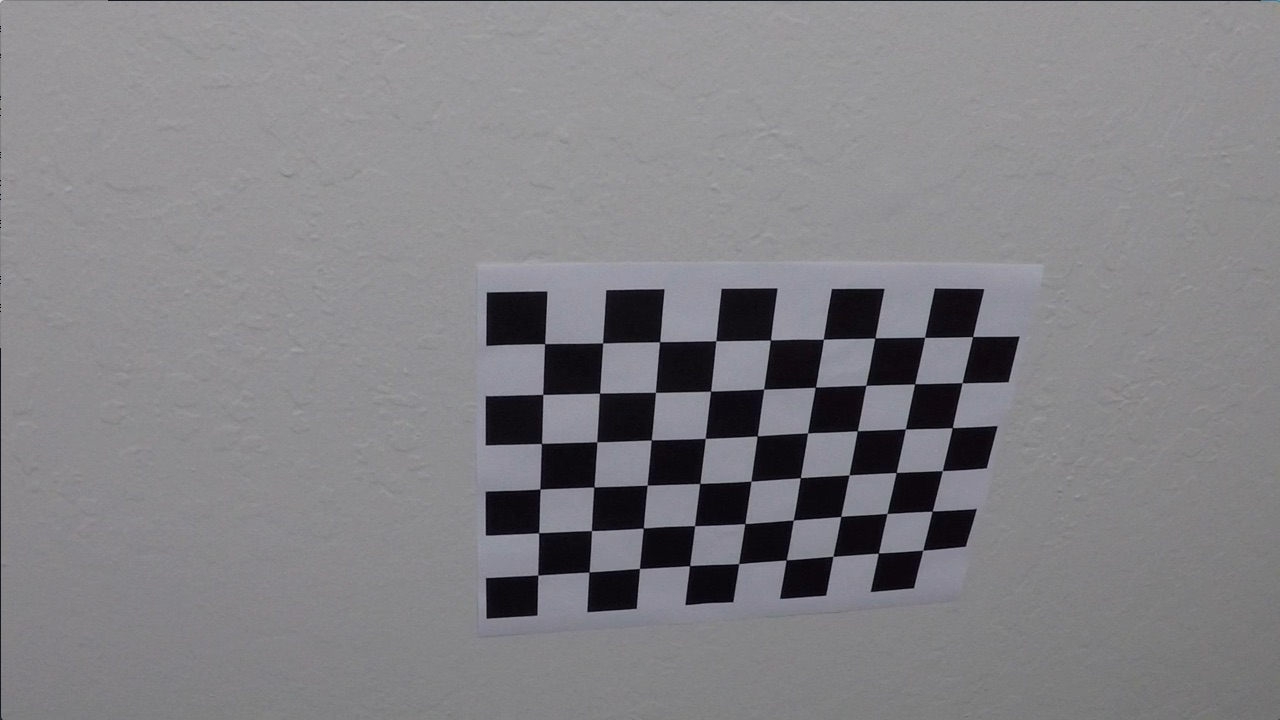
#> input picture Zadatak/camera_cal/calibration10.jpg, 1280 x 720 px; its folder holds only this picture in this run
$ python steps_demo.py   (older library calls are emulated)
#> lines starting #> are read from the running program, lines starting #| are printed output that depends on the picture; after the words box and inside, x2 and y2 are one past the last pixel; in counts of white or black regions, pixels touching at a corner belong together
### Zadatak/lane_pipeline.py
import os
import numpy as np
import cv2

BASE_DIR = os.path.dirname(os.path.abspath(__file__))

REF_SIZE = (1280, 720)

calibration = np.load(os.path.join(BASE_DIR, 'camera_cal', 'calib.npz'))
#> (reads Zadatak/camera_cal/calib.npz from the repository)
#> further down, img is the input picture: shape (720, 1280, 3); mean B, G, R 133.1, 129.4, 130.2
mtx = calibration['mtx']
dist = calibration['dist']


def undistort(img):
    h, w = img.shape[:2]
#> h = 720; w = 1280
    scale = np.array([[w / float(REF_SIZE[0]), 0, 0],
                      [0, h / float(REF_SIZE[1]), 0],
                      [0, 0, 1]])
#> scale = [[1, 0, 0], [0, 1, 0], [0, 0, 1]]
    K = scale @ mtx
    return cv2.undistort(img, K, dist, None, K)
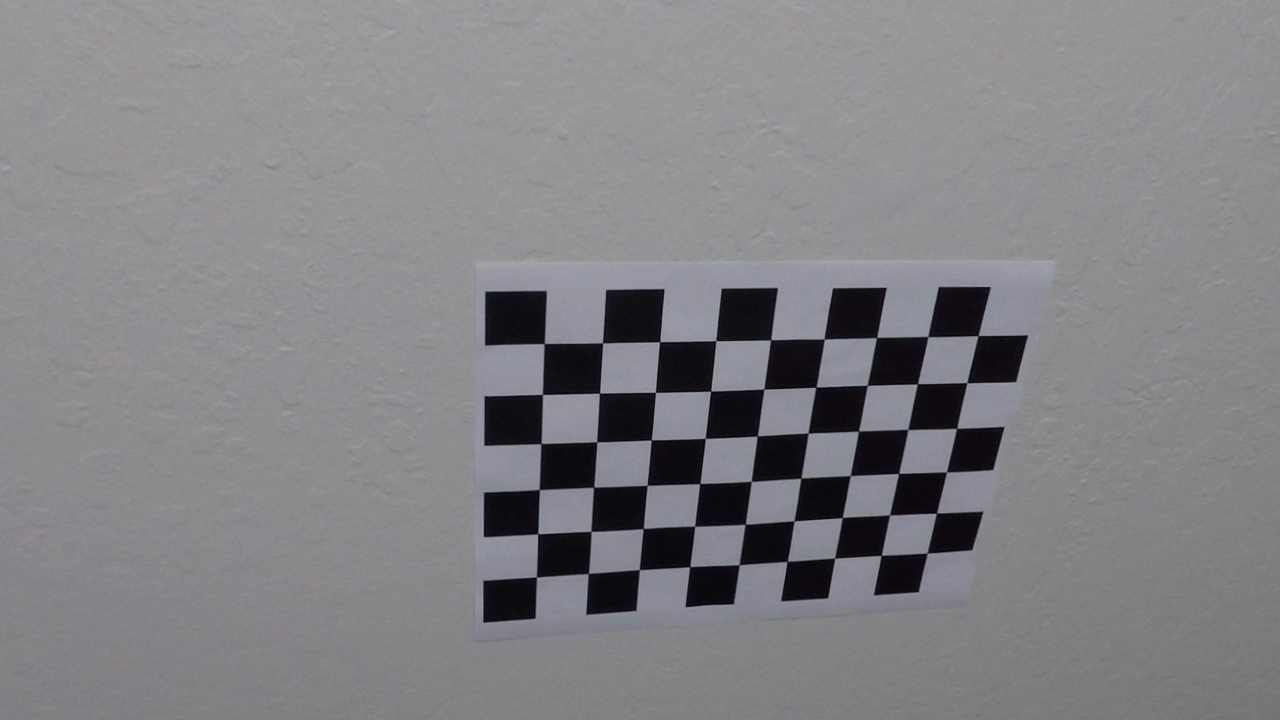
#> returned value: shape (720, 1280, 3); mean of channels 0, 1, 2 133.4, 129.6, 130.5; drawn as B, G, R


# [20 lines left out: functions sobel_x_binary, threshold_binary, not called in this run]


SRC_REF = np.float32([[578, 460], [203, 720], [1127, 720], [704, 460]])
DST_REL = np.float32([[0.25, 0.0], [0.25, 1.0], [0.75, 1.0], [0.75, 0.0]])


# [11 lines left out: functions get_points, warper, not called in this run]


NWINDOWS = 9
MARGIN = 100
MINPIX = 50


# [62 lines left out: functions find_lane_lines, draw_search, not called in this run]


LANE_WIDTH_M = 3.7
LANE_WIDTH_PX = 620.0
ROAD_LENGTH_M = 30.0
MIN_LANE_WIDTH = 0.39
MAX_LANE_WIDTH = 0.59


# [36 lines left out: functions meters_per_pixel, curvature_radius, vehicle_offset, draw_lane, not called in this run]


def put_text(img, lines):
    for i, text in enumerate(lines):
        cv2.putText(img, text, (30, 50 + i * 45), cv2.FONT_HERSHEY_SIMPLEX, 1.1, (255, 255, 255), 2)


# [44 lines left out: functions detect_lane, lane_is_ok, render_result, process_image, not called in this run]

### Zadatak/steps_demo.py
import os
import glob
import shutil
import numpy as np
import cv2
import matplotlib.pyplot as plt
import lane_pipeline as lp

BASE_DIR = os.path.dirname(os.path.abspath(__file__))
OUT_DIR = os.path.join(BASE_DIR, 'output_images')
DOCS_DIR = os.path.join(BASE_DIR, 'docs')
EXAMPLE = 'test2'

os.makedirs(DOCS_DIR, exist_ok=True)
os.makedirs(os.path.join(OUT_DIR, 'histogram'), exist_ok=True)


def to_bgr(img):
    if img.ndim == 2:
        return cv2.cvtColor(img, cv2.COLOR_GRAY2BGR)
    return img.copy()


def pair(left, right, left_text, right_text):
#> called with left_text = 'Original', right_text = 'Undistorted'
    left, right = to_bgr(left), to_bgr(right)
    cv2.putText(left, left_text, (30, 60), cv2.FONT_HERSHEY_SIMPLEX, 1.6, (0, 0, 255), 3)
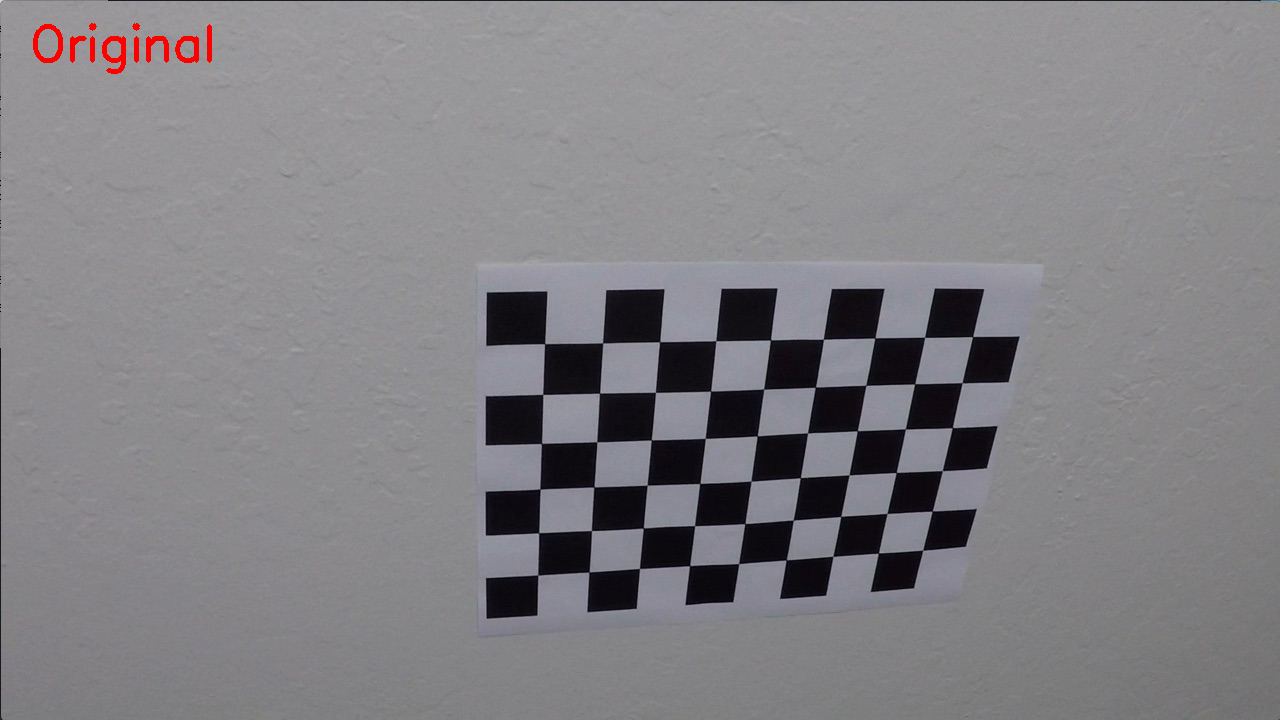
#> left: shape (720, 1280, 3); 0.25% of pixels changed, all inside (x1, y1, x2, y2) = (33, 23, 212, 74)
    cv2.putText(right, right_text, (30, 60), cv2.FONT_HERSHEY_SIMPLEX, 1.6, (0, 0, 255), 3)
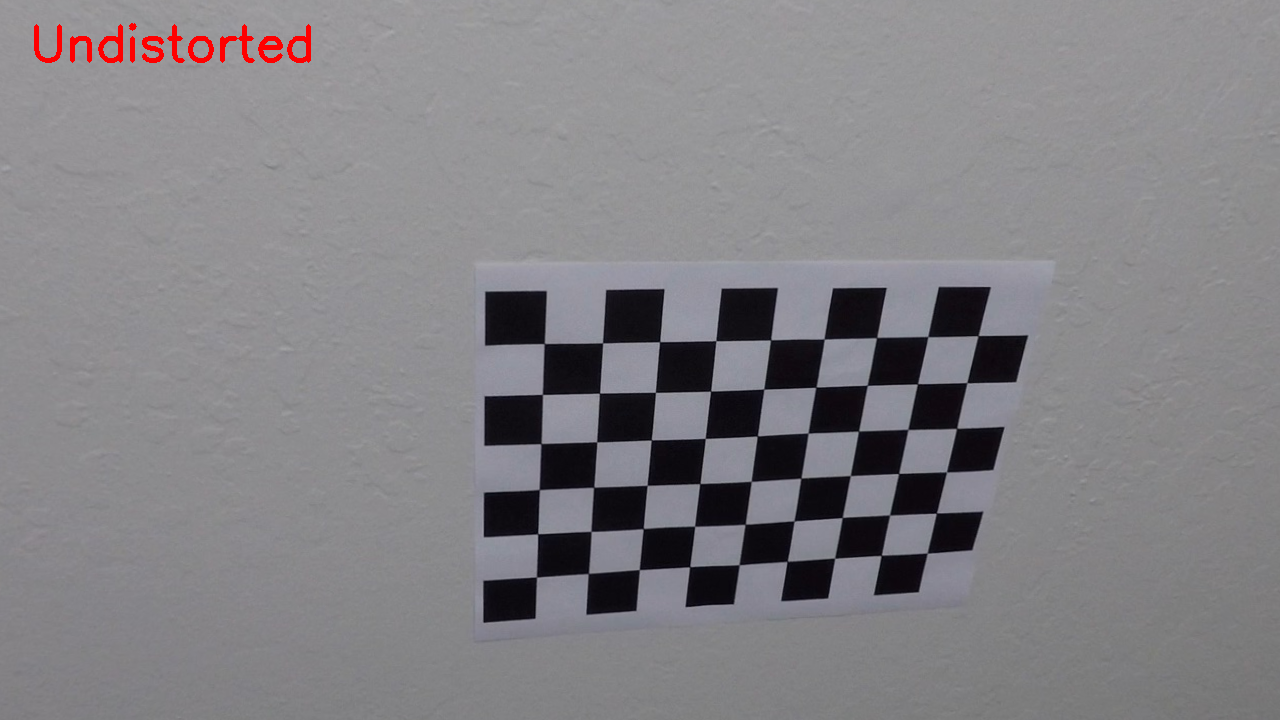
#> right: shape (720, 1280, 3); 0.38% of pixels changed, all inside (x1, y1, x2, y2) = (34, 23, 311, 63)
    return np.hstack((left, right))
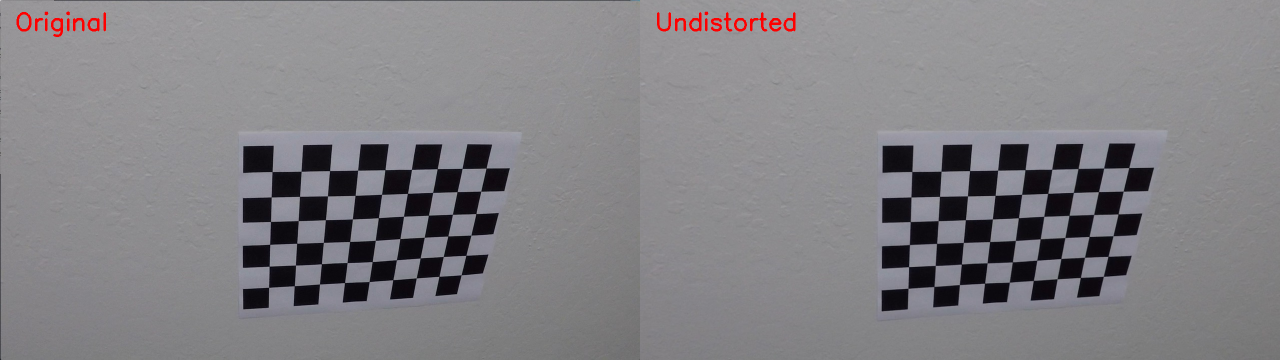
#> returned value: shape (720, 2560, 3) (shown at 1/2 size); mean of channels 0, 1, 2 132.7, 129, 130.7; drawn as B, G, R


def save(step, name, image):
    folder = os.path.join(OUT_DIR, step)
    os.makedirs(folder, exist_ok=True)
    cv2.imwrite(os.path.join(folder, name + '.jpg'), image)


def to_docs(step, name, docs_name):
    shutil.copy(os.path.join(OUT_DIR, step, name + '.jpg'), os.path.join(DOCS_DIR, docs_name))


for path in sorted(glob.glob(os.path.join(BASE_DIR, 'camera_cal', '*.jpg'))):
    name = os.path.splitext(os.path.basename(path))[0]
    img = cv2.imread(path)
    save('undistort', name, pair(img, lp.undistort(img), 'Original', 'Undistorted'))

for path in sorted(glob.glob(os.path.join(BASE_DIR, 'test_images', '*.jpg'))):
    name = os.path.splitext(os.path.basename(path))[0]
    img = cv2.imread(path)
    h, w = img.shape[:2]

    undist = lp.undistort(img)
    save('undistort', name, pair(img, undist, 'Original', 'Undistorted'))

    binary = lp.threshold_binary(undist)
    save('threshold', name, pair(undist, binary, 'Undistorted', 'Binary'))

    src, dst = lp.get_points(w, h)
    annotated = undist.copy()
    cv2.polylines(annotated, [src.astype(np.int32)], True, (0, 255, 0), 3)
    warped_color = lp.warper(undist, src, dst, cv2.INTER_LINEAR)
    for x in (int(dst[0][0]), int(dst[2][0])):
        cv2.line(warped_color, (x, 0), (x, h), (0, 0, 255), 2)
    save('perspective', name, pair(annotated, warped_color, 'Trapezoid', "Bird's eye view"))

    warped = lp.warper(binary, src, dst)
    left_fit, right_fit, info = lp.find_lane_lines(warped)
    save('lanes', name, pair(warped, lp.draw_search(warped, left_fit, right_fit, info), "Bird's eye binary", 'Lane lines'))

    plt.figure()
    plt.title('Histogram of the bottom half of the binary image')
    plt.xlabel('x position (column)')
    plt.ylabel('# of white pixels')
    plt.plot(info['histogram'])
    plt.savefig(os.path.join(OUT_DIR, 'histogram', name + '.png'))
    plt.close()

shutil.copy(os.path.join(OUT_DIR, 'undistort', 'calibration1.jpg'), os.path.join(DOCS_DIR, 'undistort_chessboard.jpg'))
to_docs('undistort', EXAMPLE, 'undistort_road.jpg')
to_docs('threshold', EXAMPLE, 'threshold_example.jpg')
to_docs('perspective', EXAMPLE, 'perspective_example.jpg')
to_docs('lanes', EXAMPLE, 'lanes_example.jpg')
shutil.copy(os.path.join(OUT_DIR, 'histogram', EXAMPLE + '.png'), os.path.join(DOCS_DIR, 'histogram_example.png'))
